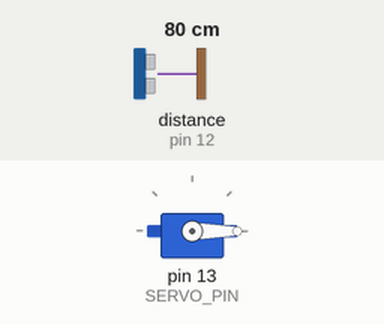
Recording of a sketch running on a simulated Arduino Leonardo, built with avr-gcc and run on an emulated ATmega32U4. Parts: servo. Wiring (inferred from the names in the program): ultrasonic range finder: trigger pin 11; echo pin 12. The inputs (shaded band) are chosen by the test bench; at power-on: distance to the obstacle (sensor on pin 12) 80 cm. The echo pulse lasts 58.3 µs per cm; what the sketch prints to the serial monitor is not drawn.

Above: at 1.3 s.
1.4 s: distance to the obstacle (sensor on pin 12) set to 12 cm
2.9 s: distance to the obstacle (sensor on pin 12) set to 9 cm
At 3.5 s:
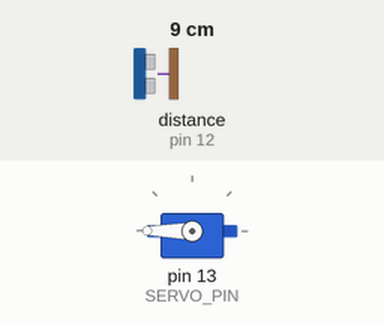
4.5 s: distance to the obstacle (sensor on pin 12) set to 4 cm
6.0 s: distance to the obstacle (sensor on pin 12) set to 2 cm
At 6.4 s:
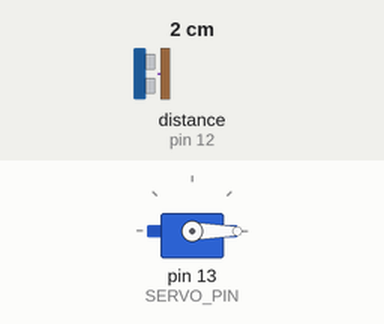
Timing chart, 0 to 8.5 s (numbered marks = the images above; inputs shaded):
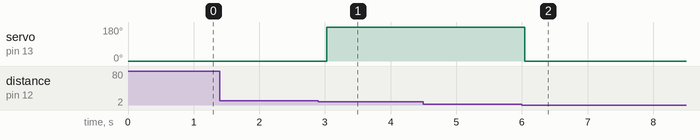

Measured:
- the behaviour switches between 11 and 10 cm on distance to the obstacle (sensor on pin 12) (found by bisection; images 0 and 1)
- the behaviour switches between 3 and 2 cm on distance to the obstacle (sensor on pin 12) (found by bisection; images 1 and 2)
- after the input at 1.4 s, every drawn part: stays the same
- after the input at 2.9 s, servo on pin 13 (SERVO_PIN): 0° → 180° after 0.13 s
- after the input at 4.5 s, every drawn part: stays the same
- after the input at 6.0 s, servo on pin 13 (SERVO_PIN): 180° → 0° after 0.05 s

The sketch:

SensorUltrasonico.ino.i.ino
```cpp
//SENSOR ULTRASÓNICO
const int TRIG_PIN = 11;   // Pin digital 11 para el Trigger del sensor
const int ECHO_PIN = 12;   // Pin digital 12 para el Echo del sensor

// definir la distancia minima de 2 a 10 cm
// definir distancia media de 40 a 60 cm
// definir la distancia maxima de 80 a 100 cm
// Tiempo de reposo cuando no siente presencia

long duration;
float distanceCm;

// Configurar pines del sensor ultrasonico
void configurarSensorUltrasonico() {
  pinMode(TRIG_PIN, OUTPUT);
  pinMode(ECHO_PIN, INPUT);
  Serial.begin(9600);
}

// Medir la distancia y devolverla
float medirDistancia() {
  digitalWrite(TRIG_PIN, LOW);
  delayMicroseconds(2);
  digitalWrite(TRIG_PIN, HIGH);
  delayMicroseconds(10);
  digitalWrite(TRIG_PIN, LOW);

  // Leer la duración del pulso de retorno
  duration = pulseIn(ECHO_PIN, HIGH);
  // Calcular la distancia en cm (velocidad del sonido = 343 m/s)
  distanceCm = duration * 0.0343 / 2;

  // Mostrar distancia medida en el monitor serial
  Serial.print("Distancia: ");
  Serial.print(distanceCm);
  Serial.println(" cm");

  return distanceCm;
}

// Mostrar mensajes según la distancia
  // && = dos condiciones se cumplan al mismo tiempo.
  // quiere decir que si las dos condiciones que de se cumple lo que sea que pida
  // o sea, si la distancia está entre 2 y 10 cm, el mensaje se muestra.
void mostrarMensaje(float distancia) {
  if (distancia >= 2 && distancia <= 10) {
    Serial.println("no se lo digas a nadie… pero me da miedo el WiFi.");
  }
  // si la distancia está entre 40 y 60 cm, el mensaje se muestra.
  else if (distancia >= 40 && distancia <= 60) {
    Serial.println("ACERCATE MAS");
  }
  // si la distancia está entre 80 y 100 cm, el mensaje se muestra.
  else if (distancia >= 80 && distancia <= 100) {
    Serial.println("HOLA HUMANO VEN");
  }
  // si no está en ninguno de los rangos anteriores
  else {
    Serial.println("ZZZ...");
  }
}
```

DedoServo.ino.i.ino
```cpp
#include <Servo.h>

Servo dedo;// Crear objeto servo
const int SERVO_PIN = 13;

// Configurar servo motor
void configurarServo() {
  dedo.attach(SERVO_PIN);
  dedo.write(0); // posición inicial 0 grados
}

// Levantar dedo
void levantarDedo() {
  dedo.write(180); //180 grados
}

// Bajar dedo
void bajarDedo() {
  dedo.write(0); //0 grados
}
```

proyect002.ino
```cpp
//ARCHIVO PRINCIPAL

void setup() {
  configurarSensorUltrasonico(); // inicializar sensor ultrasónico
  configurarServo();  // inicializar servo motor (dedo)
}

void loop() {
  float distancia = medirDistancia();  // leer sensor ultrasonico
  mostrarMensaje(distancia);           // mostrar mensaje de acuerdo a la distancia

  // Control del servo según la distancia
  // si la distancia está entre 2 y 10 cm, se levanta el dedo.
  if (distancia >= 2 && distancia <= 10) {
    levantarDedo();
  } else {
    bajarDedo();
  }
  delay(500); // pausa para estabilidad
}
```
